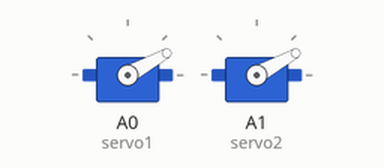
This sketch was run on a simulated Arduino Uno, built with avr-gcc and run on an emulated ATmega328P. On the bench: 2 × servo.

Above: at 0.15 s.
At 1.0 s:
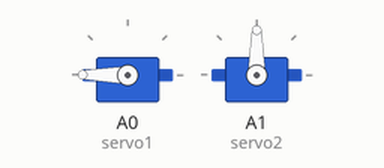
Timing chart, 0 to 2.5 s (numbered marks = the images above):
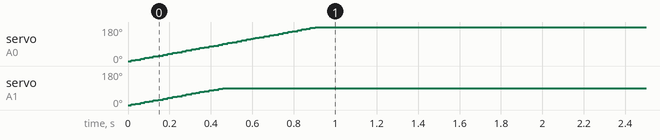

The sketch:

Servo_Motor.ino
```cpp
#define SERVO_SPEED 5  //(minimum number of milliseconds per degree)
#include <Servo.h>


int servo1_pos = 180;  // desired angle for servo1
int servo2_pos = 90;  // desired angle for servo2

Servo servo1;
Servo servo2;

void setup()
{
servo1.attach(A0);
servo2.attach(A1);
servo1.write(0);
servo2.write(0);
}

void loop()
{
 static unsigned long servo_time;

 // check time since last servo position update
 if ((millis()-servo_time) >= SERVO_SPEED) {
   servo_time = millis(); // save time reference for next position update

   // update servo1 position
   // if desired position is different from current position move one step left or right
   if (servo1_pos > servo1.read()) servo1.write(servo1.read() + 1);
   else if (servo1_pos < servo1.read()) servo1.write(servo1.read() - 1);


   // update servo2 position
   // if desired position is different from current position move one step left or right
   if (servo2_pos > servo2.read()) servo2.write(servo2.read() + 1);
   else if (servo2_pos < servo2.read()) servo2.write(servo2.read() - 1);
 }
}
```

Measured:
- by itself, servo on A0 (servo1): moves from 0° to 180° over 0.89 s
- by itself, servo on A1 (servo2): moves from 0° to 90° over 0.44 s
